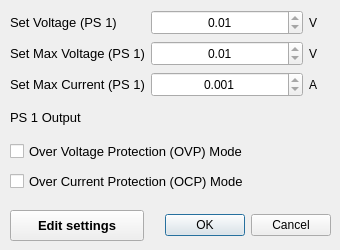
<?xml version="1.0" encoding="UTF-8"?>
<ui version="4.0">
 <class>Dialog</class>
 <widget class="QDialog" name="Dialog">
  <property name="geometry">
   <rect>
    <x>0</x>
    <y>0</y>
    <width>340</width>
    <height>250</height>
   </rect>
  </property>
  <property name="minimumSize">
   <size>
    <width>340</width>
    <height>250</height>
   </size>
  </property>
  <property name="maximumSize">
   <size>
    <width>340</width>
    <height>250</height>
   </size>
  </property>
  <property name="windowTitle">
   <string>Dialog</string>
  </property>
  <widget class="QCheckBox" name="ocpCheckBox">
   <property name="geometry">
    <rect>
     <x>10</x>
     <y>170</y>
     <width>237</width>
     <height>23</height>
    </rect>
   </property>
   <property name="font">
    <font>
     <pointsize>10</pointsize>
    </font>
   </property>
   <property name="toolTip">
    <string>Disable OVP/Enable OCP or Enable OVP/Disable OCP</string>
   </property>
   <property name="text">
    <string>Over Current Protection (OCP) Mode</string>
   </property>
   <property name="checked">
    <bool>false</bool>
   </property>
  </widget>
  <widget class="QCheckBox" name="ovpCheckBox">
   <property name="geometry">
    <rect>
     <x>10</x>
     <y>140</y>
     <width>238</width>
     <height>23</height>
    </rect>
   </property>
   <property name="font">
    <font>
     <pointsize>10</pointsize>
    </font>
   </property>
   <property name="toolTip">
    <string>Enable OVP/Disable OCP or Disable OVP/Enable OCP</string>
   </property>
   <property name="text">
    <string>Over Voltage Protection (OVP) Mode</string>
   </property>
  </widget>
  <widget class="QDialogButtonBox" name="advsetButtonBox">
   <property name="geometry">
    <rect>
     <x>160</x>
     <y>210</y>
     <width>171</width>
     <height>30</height>
    </rect>
   </property>
   <property name="orientation">
    <enum>Qt::Horizontal</enum>
   </property>
   <property name="standardButtons">
    <set>QDialogButtonBox::Cancel|QDialogButtonBox::Ok</set>
   </property>
  </widget>
  <widget class="QPushButton" name="settingsEditButton">
   <property name="geometry">
    <rect>
     <x>10</x>
     <y>210</y>
     <width>134</width>
     <height>31</height>
    </rect>
   </property>
   <property name="minimumSize">
    <size>
     <width>0</width>
     <height>0</height>
    </size>
   </property>
   <property name="maximumSize">
    <size>
     <width>16777215</width>
     <height>16777215</height>
    </size>
   </property>
   <property name="font">
    <font>
     <pointsize>10</pointsize>
     <weight>75</weight>
     <bold>true</bold>
    </font>
   </property>
   <property name="text">
    <string>Edit settings</string>
   </property>
   <property name="autoDefault">
    <bool>false</bool>
   </property>
  </widget>
  <widget class="QWidget" name="gridLayoutWidget">
   <property name="geometry">
    <rect>
     <x>10</x>
     <y>10</y>
     <width>321</width>
     <height>121</height>
    </rect>
   </property>
   <layout class="QGridLayout" name="infoLayout">
    <item row="2" column="2">
     <widget class="QLabel" name="currentunitLabel">
      <property name="minimumSize">
       <size>
        <width>22</width>
        <height>0</height>
       </size>
      </property>
      <property name="maximumSize">
       <size>
        <width>16777215</width>
        <height>16777215</height>
       </size>
      </property>
      <property name="font">
       <font>
        <pointsize>9</pointsize>
       </font>
      </property>
      <property name="text">
       <string>A</string>
      </property>
     </widget>
    </item>
    <item row="1" column="0">
     <widget class="QLabel" name="label_4">
      <property name="minimumSize">
       <size>
        <width>120</width>
        <height>0</height>
       </size>
      </property>
      <property name="font">
       <font>
        <pointsize>10</pointsize>
       </font>
      </property>
      <property name="toolTip">
       <string>Set limit on maximum voltage for power source 1 (Max: 30V)</string>
      </property>
      <property name="text">
       <string>Set Max Voltage (PS 1)</string>
      </property>
     </widget>
    </item>
    <item row="2" column="0">
     <widget class="QLabel" name="label_3">
      <property name="minimumSize">
       <size>
        <width>120</width>
        <height>0</height>
       </size>
      </property>
      <property name="font">
       <font>
        <pointsize>10</pointsize>
       </font>
      </property>
      <property name="toolTip">
       <string>Set max current for power source 1 (Max: 5A)</string>
      </property>
      <property name="text">
       <string>Set Max Current (PS 1)</string>
      </property>
     </widget>
    </item>
    <item row="0" column="0">
     <widget class="QLabel" name="label_2">
      <property name="minimumSize">
       <size>
        <width>120</width>
        <height>0</height>
       </size>
      </property>
      <property name="font">
       <font>
        <pointsize>10</pointsize>
       </font>
      </property>
      <property name="toolTip">
       <string>Set voltage for power source 1 (Max: 30V)</string>
      </property>
      <property name="text">
       <string>Set Voltage (PS 1)</string>
      </property>
     </widget>
    </item>
    <item row="0" column="2">
     <widget class="QLabel" name="currentunitLabel_2">
      <property name="minimumSize">
       <size>
        <width>22</width>
        <height>0</height>
       </size>
      </property>
      <property name="maximumSize">
       <size>
        <width>16777215</width>
        <height>16777215</height>
       </size>
      </property>
      <property name="font">
       <font>
        <pointsize>9</pointsize>
       </font>
      </property>
      <property name="text">
       <string>V</string>
      </property>
     </widget>
    </item>
    <item row="3" column="0">
     <widget class="QLabel" name="label_5">
      <property name="minimumSize">
       <size>
        <width>120</width>
        <height>0</height>
       </size>
      </property>
      <property name="font">
       <font>
        <pointsize>10</pointsize>
       </font>
      </property>
      <property name="toolTip">
       <string>Enable/Disable power source 1 channel outputs</string>
      </property>
      <property name="text">
       <string>PS 1 Output </string>
      </property>
     </widget>
    </item>
    <item row="0" column="1">
     <widget class="QDoubleSpinBox" name="setvoltageDisplay">
      <property name="sizePolicy">
       <sizepolicy hsizetype="Expanding" vsizetype="Fixed">
        <horstretch>0</horstretch>
        <verstretch>0</verstretch>
       </sizepolicy>
      </property>
      <property name="maximumSize">
       <size>
        <width>16777215</width>
        <height>25</height>
       </size>
      </property>
      <property name="alignment">
       <set>Qt::AlignCenter</set>
      </property>
      <property name="readOnly">
       <bool>true</bool>
      </property>
      <property name="correctionMode">
       <enum>QAbstractSpinBox::CorrectToNearestValue</enum>
      </property>
      <property name="decimals">
       <number>2</number>
      </property>
      <property name="minimum">
       <double>0.010000000000000</double>
      </property>
      <property name="maximum">
       <double>30.000000000000000</double>
      </property>
      <property name="singleStep">
       <double>0.001000000000000</double>
      </property>
     </widget>
    </item>
    <item row="1" column="2">
     <widget class="QLabel" name="currentunitLabel_4">
      <property name="minimumSize">
       <size>
        <width>22</width>
        <height>0</height>
       </size>
      </property>
      <property name="maximumSize">
       <size>
        <width>16777215</width>
        <height>16777215</height>
       </size>
      </property>
      <property name="font">
       <font>
        <pointsize>9</pointsize>
       </font>
      </property>
      <property name="text">
       <string>V</string>
      </property>
     </widget>
    </item>
    <item row="1" column="1">
     <widget class="QDoubleSpinBox" name="maxvoltageDisplay">
      <property name="sizePolicy">
       <sizepolicy hsizetype="Expanding" vsizetype="Fixed">
        <horstretch>0</horstretch>
        <verstretch>0</verstretch>
       </sizepolicy>
      </property>
      <property name="maximumSize">
       <size>
        <width>16777215</width>
        <height>25</height>
       </size>
      </property>
      <property name="alignment">
       <set>Qt::AlignCenter</set>
      </property>
      <property name="readOnly">
       <bool>true</bool>
      </property>
      <property name="correctionMode">
       <enum>QAbstractSpinBox::CorrectToNearestValue</enum>
      </property>
      <property name="decimals">
       <number>2</number>
      </property>
      <property name="minimum">
       <double>0.010000000000000</double>
      </property>
      <property name="maximum">
       <double>30.000000000000000</double>
      </property>
      <property name="singleStep">
       <double>0.010000000000000</double>
      </property>
     </widget>
    </item>
    <item row="2" column="1">
     <widget class="QDoubleSpinBox" name="maxcurrentDisplay">
      <property name="sizePolicy">
       <sizepolicy hsizetype="Expanding" vsizetype="Fixed">
        <horstretch>0</horstretch>
        <verstretch>0</verstretch>
       </sizepolicy>
      </property>
      <property name="maximumSize">
       <size>
        <width>16777215</width>
        <height>25</height>
       </size>
      </property>
      <property name="alignment">
       <set>Qt::AlignCenter</set>
      </property>
      <property name="readOnly">
       <bool>true</bool>
      </property>
      <property name="correctionMode">
       <enum>QAbstractSpinBox::CorrectToNearestValue</enum>
      </property>
      <property name="decimals">
       <number>3</number>
      </property>
      <property name="minimum">
       <double>0.001000000000000</double>
      </property>
      <property name="maximum">
       <double>5.000000000000000</double>
      </property>
      <property name="singleStep">
       <double>0.001000000000000</double>
      </property>
     </widget>
    </item>
   </layout>
  </widget>
 </widget>
 <resources/>
 <connections>
  <connection>
   <sender>advsetButtonBox</sender>
   <signal>accepted()</signal>
   <receiver>Dialog</receiver>
   <slot>accept()</slot>
   <hints>
    <hint type="sourcelabel">
     <x>248</x>
     <y>254</y>
    </hint>
    <hint type="destinationlabel">
     <x>157</x>
     <y>274</y>
    </hint>
   </hints>
  </connection>
  <connection>
   <sender>advsetButtonBox</sender>
   <signal>rejected()</signal>
   <receiver>Dialog</receiver>
   <slot>reject()</slot>
   <hints>
    <hint type="sourcelabel">
     <x>316</x>
     <y>260</y>
    </hint>
    <hint type="destinationlabel">
     <x>286</x>
     <y>274</y>
    </hint>
   </hints>
  </connection>
 </connections>
</ui>
